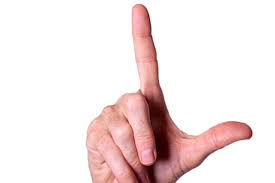
#> input picture real_test_images/sign_6.jpeg, 275 x 183 px, given in place of the camera
$ jupyter execute --allow-errors detector_live.ipynb   (text cells are left out)
#> lines starting #> are read from the running program, lines starting #| are printed output that depends on the picture; after the words box and inside, x2 and y2 are one past the last pixel; in counts of white or black regions, pixels touching at a corner belong together
[cell 1]
import numpy as np
import cv2 as cv
from keras.models import load_model


# model = load_model("model/incep_resnet_v2.h5")
#> (the rest of this cell did not finish here and is left out)

[cell 2]
k = 'ABCDEFGHIJKLMNOPQRSTUVWXYZ'
label_dict = {}
for i in range(0, 26):
    label_dict[i] = k[i]
#> further down, img is the input picture: shape (183, 275, 3); mean B, G, R 227.8, 228.4, 242.5
#> `hsvim = cv.cvtColor(img, cv.COLOR_BGR2HSV)`: hsvim: shape (183, 275, 3); mean H, S, V 17.4, 22.2, 242.6
#> `skinMask = cv.inRange(hsvim, lower, upper)`:
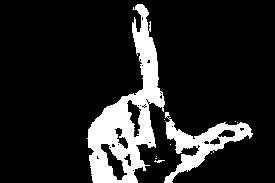
#> skinMask: shape (183, 275); 14.3% white; 10 white regions (8 under 20 px), largest, box (x1, y1, x2, y2) and area: (87, 4, 165, 183) 5282, (164, 112, 253, 183) 1871
#> `blurred = cv.blur(skinMask, (2, 2))`:
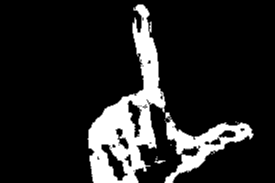
#> blurred: shape (183, 275); min 0, max 255, mean 36.3
#> `ret, thresh = cv.threshold(blurred, 0, 255, cv.THRESH_BINARY)`:
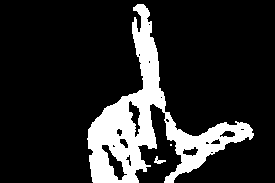
#> thresh: shape (183, 275); 16.1% white; 3 white regions (1 under 20 px), largest, box (x1, y1, x2, y2) and area: (87, 4, 254, 183) 8053, (154, 156, 166, 164) 45
label_dict[26] = 'del'
label_dict[27] = 'Space'
label_dict[28] = 'Nothing'
label_dict

[cell 3]
img = cv.imread("sign_3.jpg")
#> (the rest of this cell did not finish here and is left out)

[cell 4]
import cv2

IMAGE_SIZE = 200
CROP_SIZE = 400


classes = label_dict
cap = cv2.VideoCapture(0)

#> (the rest of this cell did not finish here and is left out)

$ run again, on real_test_images/sign_7.jpeg
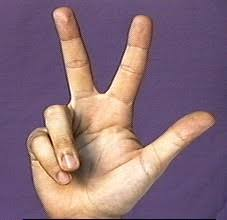
#> input picture real_test_images/sign_7.jpeg, 227 x 220 px, given in place of the camera
#> img is the input picture: shape (220, 227, 3); mean B, G, R 120.8, 109.6, 137.7
#> hsvim: shape (220, 227, 3); mean H, S, V 92.3, 86.4, 147.6
#> `skinMask = cv.inRange(hsvim, lower, upper)`:
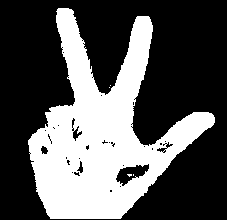
#> skinMask: shape (220, 227); 34.6% white; 5 white regions (4 under 20 px), largest, box (x1, y1, x2, y2) and area: (28, 8, 215, 219) 17278
#> `ret, thresh = cv.threshold(blurred, 0, 255, cv.THRESH_BINARY)`:
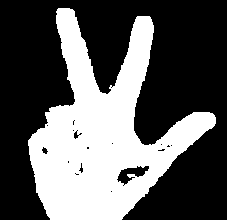
#> thresh: shape (220, 227); 36.4% white; 1 white region, box (x1, y1, x2, y2) and area: (28, 8, 216, 220) 18177

$ run again, on real_test_images/sign_8.jpeg
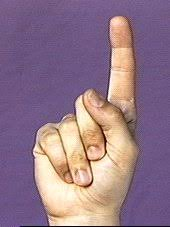
#> input picture real_test_images/sign_8.jpeg, 170 x 227 px, given in place of the camera
#> img is the input picture: shape (227, 170, 3); mean B, G, R 136.3, 118.4, 145.7
#> hsvim: shape (227, 170, 3); mean H, S, V 96.9, 84.3, 158.8
#> `skinMask = cv.inRange(hsvim, lower, upper)`:
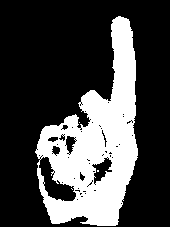
#> skinMask: shape (227, 170); 27.6% white; 4 white regions (3 under 20 px), largest, box (x1, y1, x2, y2) and area: (35, 16, 138, 226) 10656
#> `ret, thresh = cv.threshold(blurred, 0, 255, cv.THRESH_BINARY)`:
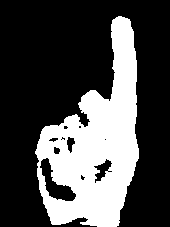
#> thresh: shape (227, 170); 29.8% white; 1 white region, box (x1, y1, x2, y2) and area: (35, 16, 139, 227) 11485
